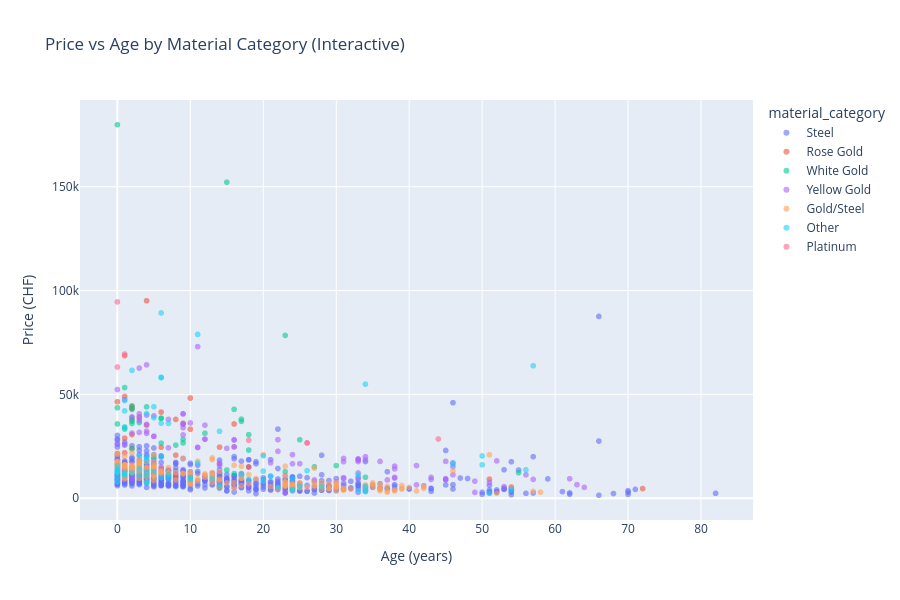

Notebook code for this chart:
### Code cell
# Interactive scatter: Price vs Age by Material
df_plot = df.dropna(subset=['age'])

fig = px.scatter(df_plot, x='age', y='price',
                 color='material_category',
                 hover_data=['model_raw', 'condition_category', 'country'],
                 title='Price vs Age by Material Category (Interactive)',
                 labels={'age': 'Age (years)', 'price': 'Price (CHF)'},
                 opacity=0.6)
fig.update_layout(height=600)
fig.show()

### Figure 1 — Plotly figure (JSON) as saved in the notebook; plotly's stock layout.template omitted (floating-point values rounded to 4 significant figures; data arrays with more than 128 entries replaced by an {"elided": "..."} marker saying what was removed)
{"data": [{"customdata": {"elided": "730x3 str values"}, "hovertemplate": "material_category=Steel<br>Age (years)=%{x}<br>Price (CHF)=%{y}<br>model_raw=%{customdata[0]}<br>condition_category=%{customdata[1]}<br>country=%{customdata[2]}<extra></extra>", "legendgroup": "Steel", "marker": {"color": "#636efa", "opacity": 0.6, "symbol": "circle"}, "mode": "markers", "name": "Steel", "showlegend": true, "type": "scattergl", "x": {"elided": "730 float values"}, "xaxis": "x", "y": {"elided": "730 float values"}, "yaxis": "y"}, {"customdata": [["Cellini Danaos", "Fair", "United States of America"], ["Lady-Datejust", "Very Good", "Germany"], ["Yacht-Master 40", "Very Good", "Austria"], ["Day-Date 40", "Very Good", "France"], ["Daytona", "Very Good", "Germany"], ["Daytona", "Very Good", "Spain"], ["Yacht-Master 37", "New", "Italy"], ["Sky-Dweller", "Very Good", "United Kingdom"], ["Sky-Dweller", "Very Good", "United States of America"], ["Daytona", "New", "Italy"], ["Daytona", "Good", "United States of America"], ["Day-Date 36", "Good", "United States of America"], ["Daytona", "Unknown", "Switzerland"], ["GMT-Master II", "Very Good", "Mexico"], ["Day-Date 40", "Very Good", "Mexico"], ["Sky-Dweller", "Very Good", "United States of America"], [null, "Very Good", "Spain"], ["Datejust 31", "Very Good", "United States of America"], ["Daytona", "Very Good", "United States of America"], ["Yacht-Master 40", "Very Good", "United Kingdom"], ["Day-Date 36", "Good", "Japan"], ["Yacht-Master 40", "Good", "Japan"], ["Yacht-Master 40", "Very Good", "Singapore"], ["Daytona", "Good", "Japan"], ["Daytona", "Good", "Japan"], ["Yacht-Master 37", "Very Good", "Spain"], ["Day-Date 40", "Good", "South Korea"], ["Day-Date 40", "Good", "United States of America"], ["Yacht-Master 40", "Very Good", "Portugal"]], "hovertemplate": "material_category=Rose Gold<br>Age (years)=%{x}<br>Price (CHF)=%{y}<br>model_raw=%{customdata[0]}<br>condition_category=%{customdata[1]}<br>country=%{customdata[2]}<extra></extra>", "legendgroup": "Rose Gold", "marker": {"color": "#EF553B", "opacity": 0.6, "symbol": "circle"}, "mode": "markers", "name": "Rose Gold", "showlegend": true, "type": "scattergl", "x": [14.0, 18.0, 1.0, 8.0, 2.0, 2.0, 1.0, 10.0, 2.0, 9.0, 14.0, 51.0, 1.0, 4.0, 2.0, 2.0, 72.0, 8.0, 10.0, 2.0, 16.0, 4.0, 8.0, 0.0, 1.0, 6.0, 6.0, 3.0, 6.0], "xaxis": "x", "y": [5248.0, 15130.0, 28930.0, 37970.0, 43300.0, 43300.0, 21890.0, 33240.0, 44400.0, 36160.0, 24620.0, 9200.0, 49000.0, 35180.0, 37790.0, 30680.0, 4658.0, 10730.0, 48240.0, 23930.0, 35760.0, 95080.0, 20760.0, 46460.0, 68650.0, 14270.0, 41480.0, 39240.0, 24550.0], "yaxis": "y"}, {"customdata": [["Cellini Danaos", "Fair", "United States of America"], ["Daytona", "Very Good", "United States of America"], ["Day-Date 36", "Very Good", "United States of America"], ["Datejust 36", "Very Good", "Switzerland"], ["Daytona", "Very Good", "Italy"], ["Daytona", "Very Good", "Japan"], ["Submariner Date", "Very Good", "France"], ["Lady-Datejust Pearlmaster", "Very Good", "Germany"], ["Day-Date 36", "Very Good", "United Kingdom"], ["Sky-Dweller", "Very Good", "United Kingdom"], ["Daytona", "New", "Greece"], ["Daytona", "Very Good", "Germany"], ["Daytona", "Very Good", "Spain"], ["Daytona", "Very Good", "Germany"], ["Lady-Datejust Pearlmaster", "Very Good", "Germany"], ["Sky-Dweller", "New", "Germany"], ["Daytona", "New", "Italy"], ["Daytona", "Very Good", "Germany"], ["Yacht-Master 42", "Very Good", "United States of America"], ["Daytona", "Unknown", "United States of America"], ["GMT-Master II", "Unknown", "United States of America"], ["Submariner Date", "Very Good", "France"], ["Day-Date 36", "Very Good", "Germany"], ["Day-Date 40", "Very Good", "United States of America"], ["Datejust 31", "Very Good", "Germany"], ["Yacht-Master II", "Very Good", "Japan"], ["Datejust 41", "New", "Singapore"], ["Lady-Datejust", "Good", "United States of America"], ["Day-Date 36", "Very Good", "Italy"], ["GMT-Master II", "Very Good", "France"], ["Daytona", "Very Good", "United Kingdom"], ["Daytona", "Very Good", "United Kingdom"], ["Day-Date 40", "Unknown", "United States of America"], ["Cellini Prince", "Unknown", "Spain"], ["Day-Date 36", "Very Good", "United States of America"], ["Daytona", "Very Good", "Sweden"], ["Daytona", "New", "Germany"], ["Daytona", "Good", "South Korea"], ["Datejust 36", "New", "Spain"], ["Day-Date 36", "Very Good", "Japan"], ["GMT-Master II", "Good", "United States of America"], ["GMT-Master II", "Very Good", "United States of America"]], "hovertemplate": "material_category=White Gold<br>Age (years)=%{x}<br>Price (CHF)=%{y}<br>model_raw=%{customdata[0]}<br>condition_category=%{customdata[1]}<br>country=%{customdata[2]}<extra></extra>", "legendgroup": "White Gold", "marker": {"color": "#00cc96", "opacity": 0.6, "symbol": "circle"}, "mode": "markers", "name": "White Gold", "showlegend": true, "type": "scattergl", "x": [14.0, 25.0, 30.0, 1.0, 15.0, 3.0, 0.0, 15.0, 17.0, 9.0, 2.0, 6.0, 6.0, 17.0, 23.0, 6.0, 16.0, 23.0, 2.0, 1.0, 9.0, 12.0, 55.0, 1.0, 1.0, 8.0, 3.0, 34.0, 5.0, 1.0, 0.0, 0.0, 2.0, 16.0, 18.0, 18.0, 2.0, 2.0, 1.0, 27.0, 2.0, 4.0], "xaxis": "x", "y": [5248.0, 28160.0, 15730.0, 11140.0, 152200.0, 36440.0, 35780.0, 13600.0, 38100.0, 28340.0, 42730.0, 38540.0, 38540.0, 37020.0, 12830.0, 26550.0, 42820.0, 78400.0, 23780.0, 34310.0, 26640.0, 31310.0, 12280.0, 53280.0, 10850.0, 25580.0, 15180.0, 10080.0, 19750.0, 33310.0, 179800.0, 43550.0, 38750.0, 11900.0, 23210.0, 30600.0, 37060.0, 36000.0, 13800.0, 15160.0, 44400.0, 44000.0], "yaxis": "y"}, {"customdata": {"elided": "100x3 str values"}, "hovertemplate": "material_category=Yellow Gold<br>Age (years)=%{x}<br>Price (CHF)=%{y}<br>model_raw=%{customdata[0]}<br>condition_category=%{customdata[1]}<br>country=%{customdata[2]}<extra></extra>", "legendgroup": "Yellow Gold", "marker": {"color": "#ab63fa", "opacity": 0.6, "symbol": "circle"}, "mode": "markers", "name": "Yellow Gold", "showlegend": true, "type": "scattergl", "x": [2.0, 0.0, 49.0, 10.0, 38.0, 33.0, 11.0, 12.0, 31.0, 2.0, 18.0, 38.0, 9.0, 21.0, 3.0, 3.0, 33.0, 3.0, 23.0, 52.0, 33.0, 3.0, 7.0, 7.0, 31.0, 16.0, 16.0, 33.0, 12.0, 12.0, 9.0, 9.0, 9.0, 9.0, 45.0, 16.0, 16.0, 4.0, 31.0, 2.0, 46.0, 45.0, 45.0, 11.0, 11.0, 9.0, 53.0, 33.0, 34.0, 41.0, 63.0, 34.0, 25.0, 24.0, 62.0, 4.0, 4.0, 15.0, 0.0, 6.0, 0.0, 5.0, 57.0, 36.0, 5.0, 5.0, 27.0, 49.0, 33.0, 23.0, 42.0, 22.0, 51.0, 38.0, 14.0, 14.0, 33.0, 37.0, 41.0, 56.0, 46.0, 0.0, 30.0, 4.0, 1.0, 3.0, 6.0, 14.0, 43.0, 43.0, 31.0, 1.0, 2.0, 0.0, 64.0, 22.0, 38.0, 1.0, 24.0, 4.0], "xaxis": "x", "y": [14490.0, 21390.0, 8235.0, 36240.0, 10090.0, 10090.0, 72980.0, 35210.0, 9914.0, 9607.0, 5891.0, 9696.0, 34000.0, 17040.0, 62700.0, 38650.0, 17690.0, 40680.0, 10890.0, 17980.0, 18680.0, 37350.0, 37970.0, 24270.0, 17600.0, 28070.0, 28070.0, 18360.0, 28450.0, 28450.0, 40630.0, 40630.0, 35680.0, 35680.0, 17760.0, 24740.0, 24740.0, 64230.0, 9516.0, 39190.0, 15220.0, 9469.0, 8877.0, 24460.0, 24460.0, 30520.0, 5615.0, 12170.0, 18560.0, 15740.0, 6566.0, 20020.0, 16630.0, 16610.0, 9387.0, 40060.0, 35600.0, 24030.0, 13320.0, 11300.0, 26340.0, 29830.0, 9083.0, 17720.0, 29820.0, 39700.0, 8818.0, 2821.0, 2847.0, 3002.0, 6055.0, 22600.0, 7613.0, 15470.0, 15680.0, 16620.0, 18980.0, 8826.0, 6451.0, 11280.0, 11280.0, 15240.0, 7861.0, 31220.0, 13720.0, 31710.0, 15030.0, 16860.0, 10060.0, 9042.0, 19180.0, 47490.0, 31400.0, 52340.0, 5248.0, 28200.0, 14130.0, 26080.0, 20990.0, 32290.0], "yaxis": "y"}, {"customdata": {"elided": "195x3 str values"}, "hovertemplate": "material_category=Gold/Steel<br>Age (years)=%{x}<br>Price (CHF)=%{y}<br>model_raw=%{customdata[0]}<br>condition_category=%{customdata[1]}<br>country=%{customdata[2]}<extra></extra>", "legendgroup": "Gold/Steel", "marker": {"color": "#FFA15A", "opacity": 0.6, "symbol": "circle"}, "mode": "markers", "name": "Gold/Steel", "showlegend": true, "type": "scattergl", "x": {"elided": "195 float values"}, "xaxis": "x", "y": {"elided": "195 float values"}, "yaxis": "y"}, {"customdata": {"elided": "71x3 str values"}, "hovertemplate": "material_category=Other<br>Age (years)=%{x}<br>Price (CHF)=%{y}<br>model_raw=%{customdata[0]}<br>condition_category=%{customdata[1]}<br>country=%{customdata[2]}<extra></extra>", "legendgroup": "Other", "marker": {"color": "#19d3f3", "opacity": 0.6, "symbol": "circle"}, "mode": "markers", "name": "Other", "showlegend": true, "type": "scattergl", "x": [0.0, 0.0, 5.0, 5.0, 14.0, 6.0, 4.0, 50.0, 4.0, 4.0, 7.0, 11.0, 5.0, 1.0, 28.0, 50.0, 54.0, 34.0, 24.0, 33.0, 34.0, 57.0, 34.0, 0.0, 3.0, 7.0, 3.0, 10.0, 11.0, 22.0, 4.0, 24.0, 7.0, 3.0, 1.0, 6.0, 6.0, 13.0, 17.0, 20.0, 18.0, 46.0, 20.0, 26.0, 1.0, 6.0, 25.0, 4.0, 21.0, 1.0, 4.0, 56.0, 20.0, 1.0, 24.0, 2.0, 0.0, 0.0, 33.0, 51.0, 34.0, 4.0, 2.0, 6.0, 0.0, 10.0, 14.0, 0.0, 1.0, 6.0, 0.0], "xaxis": "x", "y": [13870.0, 12720.0, 44060.0, 38760.0, 6138.0, 36110.0, 7565.0, 20360.0, 18370.0, 7613.0, 11300.0, 78890.0, 12850.0, 10850.0, 5571.0, 16070.0, 3956.0, 5571.0, 3956.0, 11220.0, 3149.0, 63780.0, 3956.0, 13720.0, 14170.0, 9687.0, 11140.0, 10010.0, 16950.0, 5247.0, 19780.0, 9516.0, 36020.0, 20400.0, 42050.0, 9966.0, 89210.0, 9469.0, 11370.0, 8517.0, 8993.0, 16420.0, 13080.0, 13280.0, 34020.0, 19930.0, 5805.0, 12850.0, 10560.0, 12000.0, 10850.0, 13640.0, 20460.0, 47020.0, 4355.0, 12310.0, 12510.0, 9982.0, 3516.0, 2351.0, 54940.0, 40800.0, 61550.0, 58280.0, 7812.0, 9081.0, 32240.0, 15630.0, 12100.0, 58020.0, 12110.0], "yaxis": "y"}, {"customdata": [["Daytona", "Very Good", "Japan"], ["Day-Date", "Very Good", "United Kingdom"], ["Day-Date 40", "New", "United States of America"], ["Day-Date", "Very Good", "Germany"], ["Day-Date 36", "Very Good", "Japan"], ["Day-Date 36", "New", "United States of America"], ["Day-Date 36", "New", "United States of America"]], "hovertemplate": "material_category=Platinum<br>Age (years)=%{x}<br>Price (CHF)=%{y}<br>model_raw=%{customdata[0]}<br>condition_category=%{customdata[1]}<br>country=%{customdata[2]}<extra></extra>", "legendgroup": "Platinum", "marker": {"color": "#FF6692", "opacity": 0.6, "symbol": "circle"}, "mode": "markers", "name": "Platinum", "showlegend": true, "type": "scattergl", "x": [0.0, 0.0, 1.0, 44.0, 18.0, 26.0, 26.0], "xaxis": "x", "y": [94540.0, 63180.0, 69430.0, 28530.0, 27930.0, 26640.0, 26640.0], "yaxis": "y"}], "layout": {"height": 600, "legend": {"title": {"text": "material_category"}, "tracegroupgap": 0}, "title": {"text": "Price vs Age by Material Category (Interactive)"}, "xaxis": {"anchor": "y", "domain": [0, 1], "title": {"text": "Age (years)"}}, "yaxis": {"anchor": "x", "domain": [0, 1], "title": {"text": "Price (CHF)"}}}}
